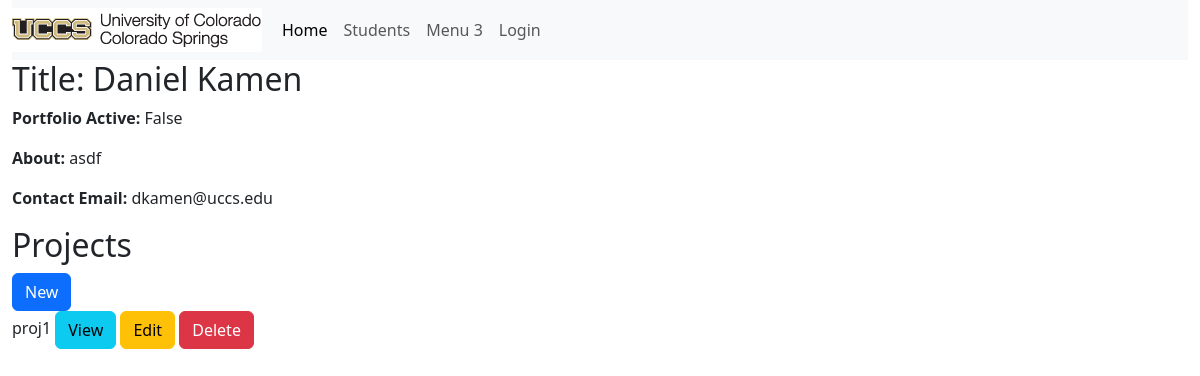
/portfolio/1/, run on an earlier commit of the app's database.
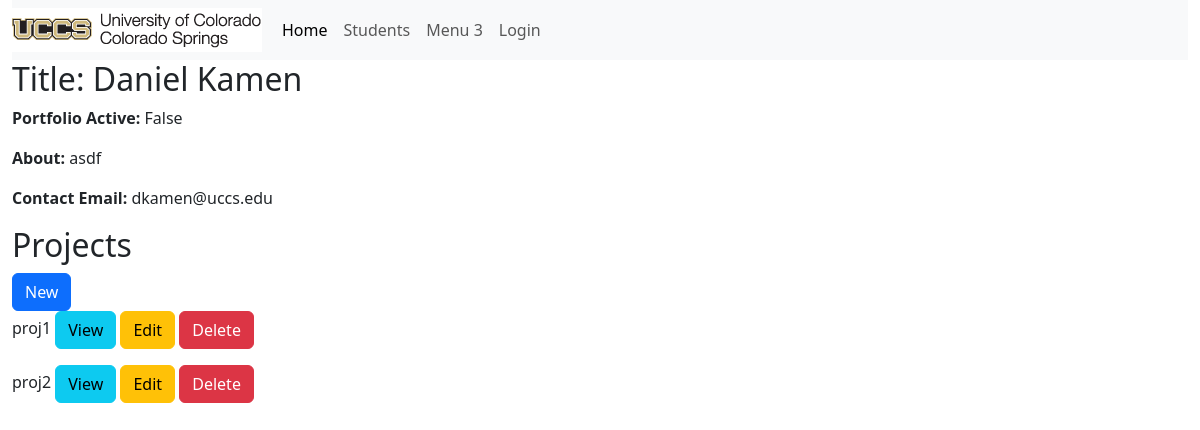
And on a later commit of the database.
### portfolio_app/models.py (models this page shows)
class Project(models.Model):
    title = models.CharField(max_length=200)
    description = models.CharField(max_length=200)
    portfolio = models.ForeignKey(Portfolio, on_delete=models.CASCADE, default=None)
    def __str__(self):
        return self.title
    def get_absolute_url(self):
        return reverse('project-detail', args=[str(self.id)])

### portfolio_app/views.py (the view)
# urls.py: path('portfolio/<args>/', views.portfolio, name='portfolio-detail'),
def portfolio(request, args):
   return render(request, 'portfolio_app/portfolio.html', {'portfolio':Portfolio.objects.get(id=args), 'projects': Project.objects.filter(portfolio=Portfolio.objects.get(id=args))})

### portfolio_app/models.py (called while the page is built)
    def __str__(self):
        return self.title

### portfolio_app/templates/portfolio_app/portfolio.html
{% extends "portfolio_app/base_template.html" %}
{% block content %}
<h2>Title: {{portfolio}}</h2>
<p><b>Portfolio Active:</b> {{portfolio.is_active}}</p>
<p><b>About:</b> {{portfolio.about}}</p>
<p><b>Contact Email:</b> {{portfolio.contact_email}}</p>
<h2>Projects</h2>
<a class="btn btn-primary" href="new_project" role="button">New</a>
{% for project in projects %}
    <p>{{project}}
    <a class="btn btn-info" href={{project.get_absolute_url}} role="button">View</a>
    <a class="btn btn-warning" href="edit_project/{{project.id}}" role="button">Edit</a>
    <a class="btn btn-danger" href="del_project/{{project.id}}" role="button">Delete</a>
    </p>
{% endfor %}
{% endblock %}

What changed in the data, as far as the page shows it:
added Project: title "proj2"
